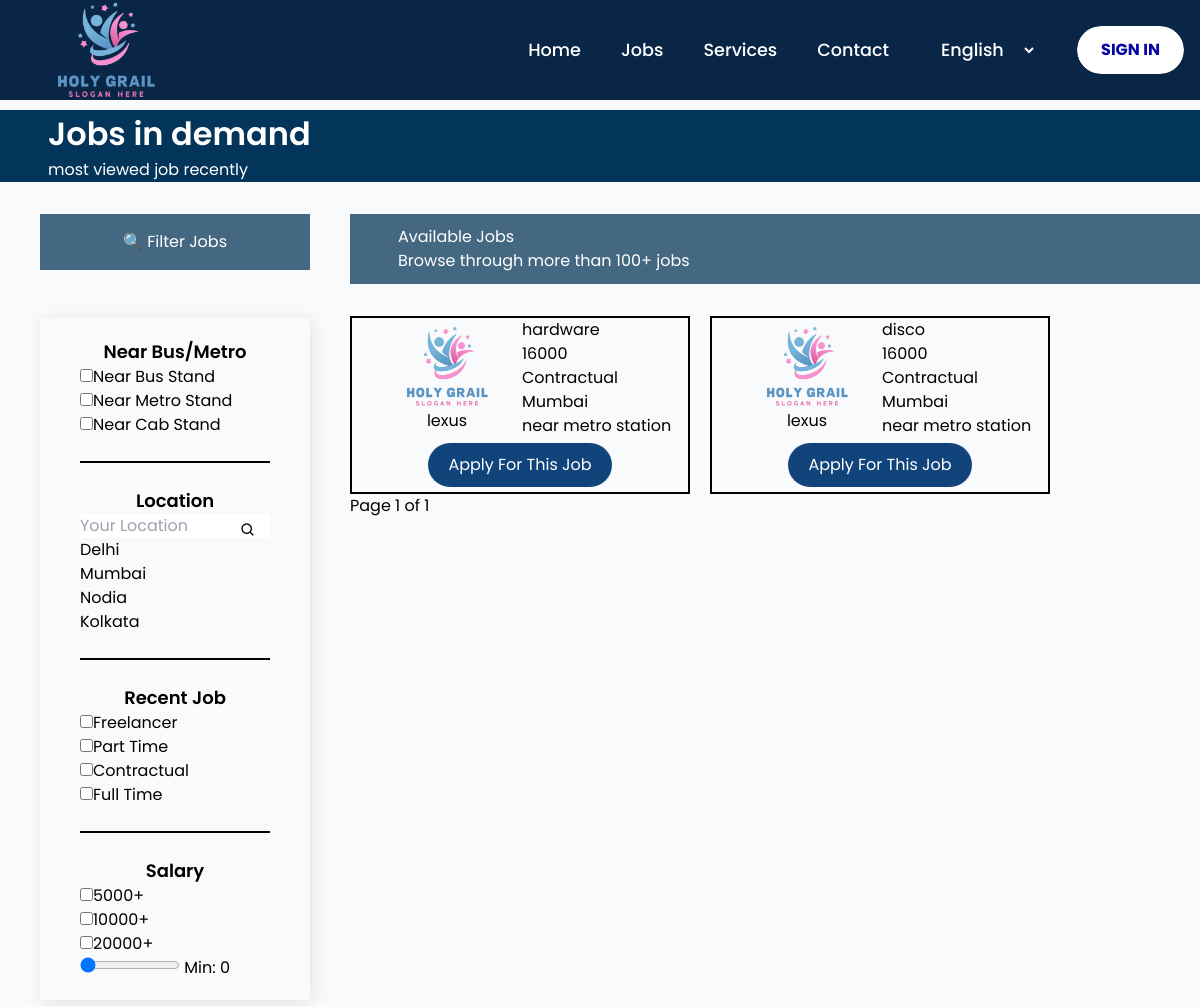
The app's page /jobs/, older data.
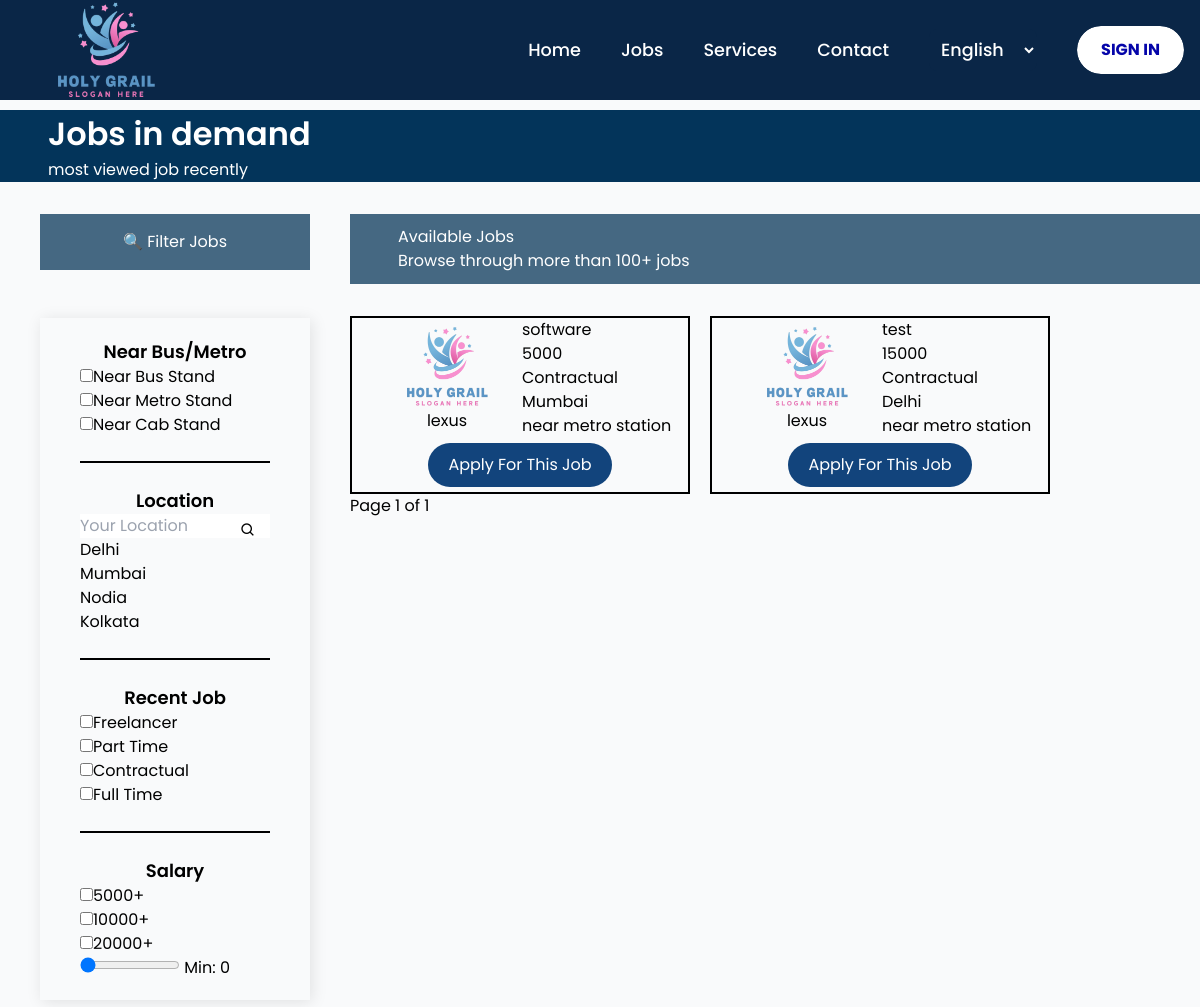
The same page, newer data.
### jobs/models.py (models this page shows, shortened)
class Job(models.Model):
    employer = models.ForeignKey(
        settings.AUTH_USER_MODEL,
        on_delete=models.CASCADE,
        related_name="jobs",
        null=True,        # 👈 IMPORTANT
        blank=True
    )
    title = models.CharField(max_length=200)
    company_name = models.CharField(max_length=200)
    location = models.CharField(max_length=100)
    job_type = models.CharField(max_length=50)
    companyEmail = models.EmailField(null=True,blank=True)
    salary = models.IntegerField()
    station = models.CharField(max_length=100)
    description = models.TextField(null=True,blank=True)
    created_at = models.DateTimeField(auto_now_add=True)
    experience = models.CharField(max_length=100)
    education= models.CharField(max_length=200)
    skills = models.CharField(max_length=400)
    shift = models.CharField(max_length=50)
    expires_at = models.DateField(null=True, blank=True)

### jobs/views.py (the view)
# urls.py: path('', views.job_list, name='job_list'),
def job_list(request):
    jobs = Job.objects.filter(
        expires_at__gt=timezone.now()
    )
    paginator = Paginator(jobs, 5)  # 5 jobs per page
    page_number = request.GET.get('page')
    jobs = paginator.get_page(page_number)
    return render(request, 'jobs/jobs.html', {'jobs': jobs})

### templates/jobs/jobs.html (shortened to what this page needs)
{% extends 'home.html' %}
{% load static %}
{% block csslink %}
<link rel="stylesheet" href="{%static 'css/style.css' %}" />
<link rel="stylesheet" href="{%static 'css/jobs.css' %}" />
<link rel="stylesheet" href="https://cdnjs.cloudflare.com/ajax/libs/font-awesome/7.0.1/css/all.min.css" />
{% endblock csslink %}
{% block body %}
<section class="occupation-section">
  <div class="occupation">
    <h2>Jobs in demand</h2>
    <p>most viewed job recently</p>
  </div>
  <div class="Jobsfordisplay">
    <div class="job-filter-container">
      <div class="job-filter-head">
        <span>🔍 Filter Jobs</span>
      </div>
      <div class="job-filter">
        <div title="stations" id="station-id">
          <h3>Near Bus/Metro</h3>
          <div class="station-container">
            <span>
              <input title="Bus Stand" type="checkbox" value="Bus" />Near Bus
              Stand
            </span>
            <span>
              <input title="Metro Station" type="checkbox" value="Metro" />Near
              Metro Stand
            </span>
            <span>
              <input title="Cab Stand" type="checkbox" value="Cab" />Near Cab
              Stand</span
            >
          </div>
        </div>
        <span class="line"></span>
        <div title="location" class="location">
          <h3>Location</h3>
          <div class="loctaion-container">
            <div class="location-search">
              <input type="text" placeholder="Your Location" id="location" />
              <i class="bx bx-search ml-2"></i>
            </div>
            <div class="all-location">
              <span class="location-item" data-value="Delhi">Delhi</span>
              <span class="location-item" data-value="Mumbai">Mumbai</span>
              <span class="location-item" data-value="Nodia">Nodia</span>
              <span class="location-item" data-value="Kolkata">Kolkata</span>
            </div>
          </div>
        </div>
        <span class="line"></span>
        <div title="jobs" class="type-job">
          <h3>Recent Job</h3>
          <div class="type-job-container">
            <span>
              <input
                type="checkbox"
                title="Freelancer"
                value="Freelancer"
              />Freelancer
            </span>
            <span>
              <input type="checkbox" title="Part Time" value="Part Time" />Part
              Time
            </span>
            <span>
              <input
                type="checkbox"
                title="Contractual"
                value="Contractual"
              />Contractual
            </span>
            <span>
              <input type="checkbox" title="Full Time" value="Full Time" />Full
              Time
            </span>
          </div>
        </div>
        <span class="line"></span>
        <div title="salary" class="salary">
          <h3>Salary</h3>
          <div class="salary-container">
            <span>
              <input type="checkbox" title="Freelancer" value="5000" />5000+
            </span>
            <span>
              <input type="checkbox" title="Freelancer" value="10000" />10000+
            </span>
            <span>
              <input type="checkbox" title="Freelancer" value="20000" />20000+
            </span>
          </div>
          <span class="salary-range">
            <input
              type="range"
              title="salary"
              id="salary-range"
              min="0"
              max="20000"
              step="1000"
              value="0"
            />
            <label>Min: <span id="range-value">0</span></label>
          </span>
        </div>
      </div>
    </div>
    <div class="jobs-container">
      <div>
        <div class="jlisthead">
          <div class="jlisthead-section">
            <h2>Available Jobs</h2>
            <p>Browse through more than 100+ jobs</p>
          </div>
        </div>
      </div>
      <div class="all-jobs">
        {% for job in jobs %}
              <div class="joblist"
                  data-job="{{ job.location }}"
                  data-type="{{ job.job_type }}"
                  data-salary="{{ job.salary }}"
                  data-station="{{ job.station }}">
                <div class="flex">
                  <div class="company-image-name">
                    <img src="{% static 'images/logo.png' %}" alt="logo" height="150" width="150"/>
                    <span>{{ job.company_name }}</span>
                  </div>
                  <div class="company-details">
                    <h3>{{ job.title }}</h3>
                    <p>{{ job.salary }}</p>
                    <span>{{ job.job_type }}</span>
                    <div>{{ job.location }}</div>
                    <span>{{ job.station }}</span>
                  </div>
                </div>
                  <div class="Apply-button">
                    <a href="{% url 'jobs:job_detail' job.id %}" class="Apply-btn">Apply For This Job</a>
                  </div>
              </div>
      {% endfor %}
      </div>
      <div class="pagination">
          Page {{ jobs.number }} of {{ jobs.paginator.num_pages }}
      </div>
    </div>
  </div>
</section>
{% endblock body %}

### templates/home.html (shortened to what this page needs)
{% load static %}
<!DOCTYPE html>
<html lang="en">
  <head>
    {% block csslink %}{% endblock csslink %}
    <script src="https://cdn.tailwindcss.com"></script>
    <link href="https://unpkg.com/boxicons@2.1.4/css/boxicons.min.css" rel="stylesheet" />
  </head>
  <body class="font-poppins relative bg-gray-50">
    <header class="bg-primary sticky top-0 z-50">
      <nav class="max-w-[1200px] mx-auto px-4">
        <div id="navbar" class="flex justify-between items-center h-[100px]">
          {% if user.profile.role == "seeker" %}
            <a href="{% url 'accounts:seeker_dashboard' %}">
              <img
                class="w-[100px] md:w-[180px]"
                src="{% static 'images/logo.png' %}"
                alt="LOGO"
              />
            </a>
          {% else %}
            <a href="{% url 'accounts:provider_dashboard' %}">
              <img
                class="w-[100px] md:w-[180px]"
                src="{% static 'images/logo.png' %}"
                alt="LOGO"
              />
            </a>
          {% endif %}
          <ul
            id="menu"
            class="hidden md:flex items-center list-none space-x-0 md:space-x-10 text-white font-medium text-[1.1rem]"
          >
          {% if user.profile.role == "seeker" %}
          <li>
            <a href="{% url 'accounts:seeker_dashboard' %}" class="hover:text-accent transition-colors"
              >Home</a
            >
          </li>
          {% else %}
          <li>
            <a href="{% url 'accounts:provider_dashboard' %}" class="hover:text-accent transition-colors"
              >Home</a
            >
          </li>
          {% endif %}
            <li class="relative group z-20">
              {% if user.profile.role == "seeker" %}
              <a href="{% url 'jobs:job_list' %}" class="hover:text-accent transition-colors"
                >Jobs</a
              >
              {% else %}
              <a href="{% url 'jobs:recruiter_dashboard' %}" class="hover:text-accent transition-colors"
                >Jobs</a
              >
              {% endif %}
            </li>
            <li class="relative group z-20">
              <a href="{% url 'Pages:services' %}" class="hover:text-accent transition-colors"
                >Services</a
              >
            </li>
            <li class="relative group">
              <a href="{% url 'Pages:contact' %}" class="hover:text-accent transition-colors"
                >Contact</a
              >
            </li>
            <li>
              <select
                title="language"
                class="lang-option bg-primary text-white p-2 rounded-lg border-none outline-none cursor-pointer md:ml-0"
              >
                <option value="English">English</option>
              </select>
            </li>
            <li class="hidden lg:block ml-10 p-0">
              <div class="signin-buttons relative">
                {% if user.is_authenticated %}
                  <div class="d-flex align-items-center gap-3">
                      {% comment %} <span class="text-white">
                          {{ user.username }}<i class="fa-solid fa-circle-user"></i>
                      </span>
                       <a href="{% url 'accounts:logout' %}" class="btn btn-light">
                          Logout
                      </a> {% endcomment %}
                      <li class="relative group z-20">
                        <span  class="hover:text-accent transition-colors"
                          >{{ user.username }}<i class="fa-solid fa-circle-user"></i></
                        >
                        <div class="absolute left-0 mt-2 w-60 bg-white rounded-md shadow-lg
                        opacity-0 invisible group-hover:opacity-100 group-hover:visible
                        transition-all duration-200 z-50">
                          <ul class="py-2 text-gray-700">
                            <a href="{% url 'accounts:logout' %}" class="btn btn-light">
                                Logout
                            </a>
                          </ul>
                      </div>
                    </li>
                  </div>
                  {% else %}
                      <a href="{% url 'accounts:sign' %}">
                        <button class="blob-btn relative z-10 py-3 px-6 text-center uppercase text-[#0505A9] text-base font-bold bg-transparent border-none cursor-pointer rounded-[30px] overflow-hidden group hover:text-white transition-colors duration-500">Sign In
                          <span class="blob-btn__inner absolute inset-0 -z-10 bg-white rounded-[30px] overflow-hidden">
                            <span class="blob-btn__blobs relative block h-full">
                            </span>
                          </span>
                        </button>
                      </a>
                  {% endif %}
              </div>
            </li>
          </ul>
        </div>
      </nav>
    </header>
{% block body %}{% endblock body %}
  </body>
</html>

### static/css/style.css (style rules this page uses)
.blob-btn__blobs { filter: url("#goo"); }
html { scroll-behavior: smooth; }

### static/css/jobs.css (style rules this page uses)
.occupation { background: #03345a; color: #fff; padding: 0rem 3rem; margin-top: 10px; }
.occupation h2 { font-size: 2rem; font-weight: 600; }
.occupation-section .job-filter { min-width: 200px; margin-top: 3rem; display: flex; flex-direction: column; list-style: none; box-shadow: 2px 2px 15px rgba(0,0,0,0.1); padding: 20px 40px; max-height: 900px; }
.jlisthead { display: flex; justify-content: space-between; align-items: center; background: #456882; margin-top: 2rem; padding: 0.7rem 3rem; color: #fff; }
.jlisthead-section { display: grid; grid-template-rows: repeat(2,1fr); align-items: center; justify-items: start; }
.job-filter-head { background: #456882; color: #FFF; width: 100%; text-align: center; padding: 1rem 3.5rem; }
.line { width: 100%; height: 2px; background: #000000; margin: 1.5rem 0rem; }
.Jobsfordisplay { display: flex; justify-content: space-evenly; min-height: 900px; margin-bottom: 20px; }
.job-filter-container { min-width: 200px; max-width: 350px; margin-top: 2rem; display: flex; flex-direction: column; align-items: center; list-style: none; padding: 0px 40px; max-height: 900px; }
.jobs-container { width: 80%; }
.all-jobs { margin-top: 2rem; display: flex; flex-wrap: wrap; gap: 20px; }
#station-id { display: flex; flex-direction: column; }
.station-container { display: flex; flex-direction: column; align-items: start; }
.location { display: flex; flex-direction: column; justify-content: center; }
.location .all-location { display: flex; flex-direction: column; }
.loctaion-container { max-height: 200px; overflow-y: scroll; }
.type-job { display: flex; flex-direction: column }
.type-job-container { display: flex; flex-direction: column }
.salary-container { display: flex; flex-direction: column; }
.job-filter-container h3 { margin: 0px; text-align: center; font-size: large; font-weight: 600; }
.location-search { display: flex; }
.location-search input { width: 100%; outline: none; }
.location-search i { background: #ffffff; color: #000; margin-left: -30px; margin-top: 8px; cursor: pointer; }
.company-details { display: flex; flex-direction: column; }
.joblist { width: 40%; display: flex; flex-direction: column; border: 2px solid black; justify-content: space-around; }
.company-image-name { margin-left: 20px; }
.salary .salary-range input { width: 100px; }
.Apply-btn { padding: 10px 20px; background-color: #12447c; color: white; border-radius: 30px; margin: 5px; }
.Apply-button { display: flex; align-items: center; justify-content: center; }
.company-image-name { display: flex; flex-direction: column; justify-content: center; align-items: center; }

Row changes from the older to the newer data that the page shows:
removed Job: company_name "lexus", title "hardware", salary "16000", job_type "Contractual", location "Mumbai", station "near metro station"
removed Job: company_name "lexus", title "disco", salary "16000", job_type "Contractual", location "Mumbai", station "near metro station"
added Job: company_name "lexus", title "software", salary "5000", job_type "Contractual", location "Mumbai", station "near metro station"
added Job: company_name "lexus", title "test", salary "15000", job_type "Contractual", location "Delhi", station "near metro station"
